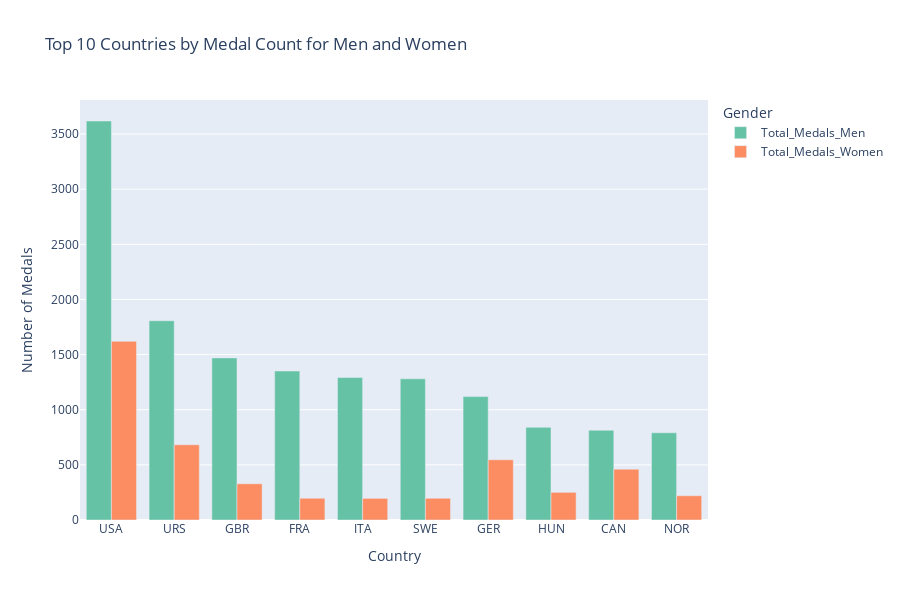

The cell this chart's notebook holds for it:
### Code cell
# Plot the comparison using plotly
fig = px.bar(
    top_10_countries_men_vs_women,
    x="Country",
    y=["Total_Medals_Men", "Total_Medals_Women"],
    title="Top 10 Countries by Medal Count for Men and Women",
    labels={"value": "Number of Medals", "variable": "Gender"},
    barmode="group",
    height=600,
    color_discrete_sequence=px.colors.qualitative.Set2
)

fig.show()

### Figure 1 — Plotly figure (JSON) as saved in the notebook; plotly's stock layout.template omitted (floating-point values rounded to 4 significant figures)
{"data": [{"alignmentgroup": "True", "hovertemplate": "Gender=Total_Medals_Men<br>Country=%{x}<br>Number of Medals=%{y}<extra></extra>", "legendgroup": "Total_Medals_Men", "marker": {"color": "rgb(102,194,165)", "pattern": {"shape": ""}}, "name": "Total_Medals_Men", "offsetgroup": "Total_Medals_Men", "orientation": "v", "showlegend": true, "textposition": "auto", "type": "bar", "x": ["USA", "URS", "GBR", "FRA", "ITA", "SWE", "GER", "HUN", "CAN", "NOR"], "xaxis": "x", "y": [3618, 1807, 1470, 1351, 1292, 1280, 1119, 840, 814, 791], "yaxis": "y"}, {"alignmentgroup": "True", "hovertemplate": "Gender=Total_Medals_Women<br>Country=%{x}<br>Number of Medals=%{y}<extra></extra>", "legendgroup": "Total_Medals_Women", "marker": {"color": "rgb(252,141,98)", "pattern": {"shape": ""}}, "name": "Total_Medals_Women", "offsetgroup": "Total_Medals_Women", "orientation": "v", "showlegend": true, "textposition": "auto", "type": "bar", "x": ["USA", "URS", "GBR", "FRA", "ITA", "SWE", "GER", "HUN", "CAN", "NOR"], "xaxis": "x", "y": [1620, 682, 329, 197, 196, 197, 546, 251, 461, 220], "yaxis": "y"}], "layout": {"barmode": "group", "height": 600, "legend": {"title": {"text": "Gender"}, "tracegroupgap": 0}, "title": {"text": "Top 10 Countries by Medal Count for Men and Women"}, "xaxis": {"anchor": "y", "domain": [0, 1], "title": {"text": "Country"}}, "yaxis": {"anchor": "x", "domain": [0, 1], "title": {"text": "Number of Medals"}}}}
